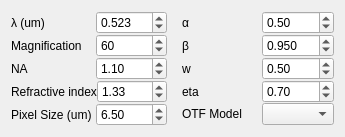
         <widget class="QWidget" name="Paramters">
          <attribute name="title">
           <string>Parameters</string>
          </attribute>
          <layout class="QHBoxLayout" name="horizontalLayout_2">
           <property name="spacing">
            <number>15</number>
           </property>
           <item>
            <layout class="QVBoxLayout" name="verticalLayout">
             <property name="spacing">
              <number>0</number>
             </property>
             <item>
              <layout class="QHBoxLayout" name="horizontalLayout_6">
               <item>
                <widget class="QLabel" name="label_9">
                 <property name="minimumSize">
                  <size>
                   <width>85</width>
                   <height>0</height>
                  </size>
                 </property>
                 <property name="text">
                  <string>λ (um)</string>
                 </property>
                </widget>
               </item>
               <item>
                <widget class="QDoubleSpinBox" name="wavelengthValue">
                 <property name="minimumSize">
                  <size>
                   <width>70</width>
                   <height>0</height>
                  </size>
                 </property>
                 <property name="readOnly">
                  <bool>false</bool>
                 </property>
                 <property name="decimals">
                  <number>3</number>
                 </property>
                 <property name="maximum">
                  <double>2.000000000000000</double>
                 </property>
                 <property name="value">
                  <double>0.523000000000000</double>
                 </property>
                </widget>
               </item>
              </layout>
             </item>
             <item>
              <layout class="QHBoxLayout" name="horizontalLayout_3">
               <item>
                <widget class="QLabel" name="label_7">
                 <property name="minimumSize">
                  <size>
                   <width>85</width>
                   <height>0</height>
                  </size>
                 </property>
                 <property name="text">
                  <string>Magnification</string>
                 </property>
                </widget>
               </item>
               <item>
                <widget class="QDoubleSpinBox" name="magnificationValue">
                 <property name="decimals">
                  <number>0</number>
                 </property>
                 <property name="maximum">
                  <double>120.000000000000000</double>
                 </property>
                 <property name="value">
                  <double>60.000000000000000</double>
                 </property>
                </widget>
               </item>
              </layout>
             </item>
             <item>
              <layout class="QHBoxLayout" name="horizontalLayout_4">
               <item>
                <widget class="QLabel" name="label_8">
                 <property name="minimumSize">
                  <size>
                   <width>85</width>
                   <height>0</height>
                  </size>
                 </property>
                 <property name="text">
                  <string>NA</string>
                 </property>
                </widget>
               </item>
               <item>
                <widget class="QDoubleSpinBox" name="naValue">
                 <property name="minimumSize">
                  <size>
                   <width>70</width>
                   <height>0</height>
                  </size>
                 </property>
                 <property name="maximum">
                  <double>1.500000000000000</double>
                 </property>
                 <property name="value">
                  <double>1.100000000000000</double>
                 </property>
                </widget>
               </item>
              </layout>
             </item>
             <item>
              <layout class="QHBoxLayout" name="horizontalLayout_5">
               <item>
                <widget class="QLabel" name="label_10">
                 <property name="minimumSize">
                  <size>
                   <width>85</width>
                   <height>0</height>
                  </size>
                 </property>
                 <property name="text">
                  <string>Refractive index</string>
                 </property>
                </widget>
               </item>
               <item>
                <widget class="QDoubleSpinBox" name="nValue">
                 <property name="minimumSize">
                  <size>
                   <width>70</width>
                   <height>0</height>
                  </size>
                 </property>
                 <property name="maximum">
                  <double>2.000000000000000</double>
                 </property>
                 <property name="value">
                  <double>1.330000000000000</double>
                 </property>
                </widget>
               </item>
              </layout>
             </item>
             <item>
              <layout class="QHBoxLayout" name="horizontalLayout_7">
               <item>
                <widget class="QLabel" name="label_6">
                 <property name="minimumSize">
                  <size>
                   <width>85</width>
                   <height>0</height>
                  </size>
                 </property>
                 <property name="text">
                  <string>Pixel Size (um)</string>
                 </property>
                </widget>
               </item>
               <item>
                <widget class="QDoubleSpinBox" name="pixelsizeValue">
                 <property name="minimumSize">
                  <size>
                   <width>70</width>
                   <height>0</height>
                  </size>
                 </property>
                 <property name="value">
                  <double>6.500000000000000</double>
                 </property>
                </widget>
               </item>
              </layout>
             </item>
            </layout>
           </item>
           <item>
            <layout class="QVBoxLayout" name="verticalLayout_5">
             <property name="spacing">
              <number>0</number>
             </property>
             <property name="sizeConstraint">
              <enum>QLayout::SetMinimumSize</enum>
             </property>
             <item>
              <layout class="QHBoxLayout" name="horizontalLayout_8">
               <item>
                <widget class="QLabel" name="label_11">
                 <property name="minimumSize">
                  <size>
                   <width>80</width>
                   <height>0</height>
                  </size>
                 </property>
                 <property name="text">
                  <string>α</string>
                 </property>
                </widget>
               </item>
               <item>
                <widget class="QDoubleSpinBox" name="alphaValue">
                 <property name="maximum">
                  <double>1.500000000000000</double>
                 </property>
                 <property name="singleStep">
                  <double>0.100000000000000</double>
                 </property>
                 <property name="value">
                  <double>0.500000000000000</double>
                 </property>
                </widget>
               </item>
              </layout>
             </item>
             <item>
              <layout class="QHBoxLayout" name="horizontalLayout_9">
               <item>
                <widget class="QLabel" name="label_12">
                 <property name="minimumSize">
                  <size>
                   <width>80</width>
                   <height>0</height>
                  </size>
                 </property>
                 <property name="text">
                  <string>β</string>
                 </property>
                </widget>
               </item>
               <item>
                <widget class="QDoubleSpinBox" name="betaValue">
                 <property name="decimals">
                  <number>3</number>
                 </property>
                 <property name="maximum">
                  <double>1.500000000000000</double>
                 </property>
                 <property name="singleStep">
                  <double>0.010000000000000</double>
                 </property>
                 <property name="value">
                  <double>0.950000000000000</double>
                 </property>
                </widget>
               </item>
              </layout>
             </item>
             <item>
              <layout class="QHBoxLayout" name="horizontalLayout_10">
               <item>
                <widget class="QLabel" name="label_13">
                 <property name="minimumSize">
                  <size>
                   <width>80</width>
                   <height>0</height>
                  </size>
                 </property>
                 <property name="text">
                  <string>w </string>
                 </property>
                </widget>
               </item>
               <item>
                <widget class="QDoubleSpinBox" name="wValue">
                 <property name="maximum">
                  <double>10.000000000000000</double>
                 </property>
                 <property name="singleStep">
                  <double>0.100000000000000</double>
                 </property>
                 <property name="value">
                  <double>0.500000000000000</double>
                 </property>
                </widget>
               </item>
              </layout>
             </item>
             <item>
              <layout class="QHBoxLayout" name="horizontalLayout_11">
               <item>
                <widget class="QLabel" name="label_14">
                 <property name="minimumSize">
                  <size>
                   <width>80</width>
                   <height>0</height>
                  </size>
                 </property>
                 <property name="text">
                  <string>eta</string>
                 </property>
                </widget>
               </item>
               <item>
                <widget class="QDoubleSpinBox" name="etaValue">
                 <property name="maximum">
                  <double>1.500000000000000</double>
                 </property>
                 <property name="singleStep">
                  <double>0.010000000000000</double>
                 </property>
                 <property name="value">
                  <double>0.700000000000000</double>
                 </property>
                </widget>
               </item>
              </layout>
             </item>
             <item>
              <layout class="QHBoxLayout" name="horizontalLayout">
               <item>
                <widget class="QLabel" name="label">
                 <property name="minimumSize">
                  <size>
                   <width>80</width>
                   <height>0</height>
                  </size>
                 </property>
                 <property name="text">
                  <string>OTF Model</string>
                 </property>
                </widget>
               </item>
               <item>
                <widget class="QComboBox" name="otfModel">
                 <property name="sizePolicy">
                  <sizepolicy hsizetype="Preferred" vsizetype="Fixed">
                   <horstretch>0</horstretch>
                   <verstretch>0</verstretch>
                  </sizepolicy>
                 </property>
                 <property name="currentIndex">
                  <number>-1</number>
                 </property>
                 <property name="maxVisibleItems">
                  <number>3</number>
                 </property>
                </widget>
               </item>
              </layout>
             </item>
            </layout>
           </item>
          </layout>
         </widget>
